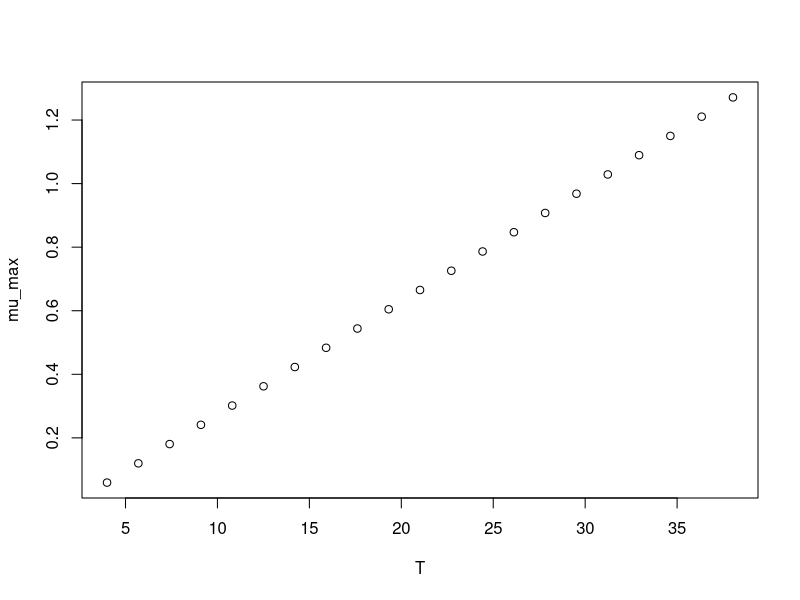

Write R code to recreate this figure.
#############################
# start of Parameter script
#############################
T <- seq(3.996003996004,38.038,length.out=21)
#############################
# end of Parameter script
#############################
############################# 
# start of Model script Gropin ID 355 
#############################
 
# constant coefficients for this model
 
variables <- data.frame(T)
argumentsPar <- expand.grid(variables)
 
# heart of the model
response_surface <- function(T) {
   mumax <-0.0356*(T-2.33)

return(mumax=mumax)
} 

# output parameters
mumax <- cbind(argumentsPar,response_surface(argumentsPar['T']))
colnames(mumax) <- c(colnames(argumentsPar),'mumax')
#############################
# End of Model script
#############################
############################# 
# start of Visualisation script Gropin ID 355 
#############################
plot(T,mumax$mumax,
                          xlab='T',
                          ylab='mu_max')
#############################
# End of Visualisation script
#############################
